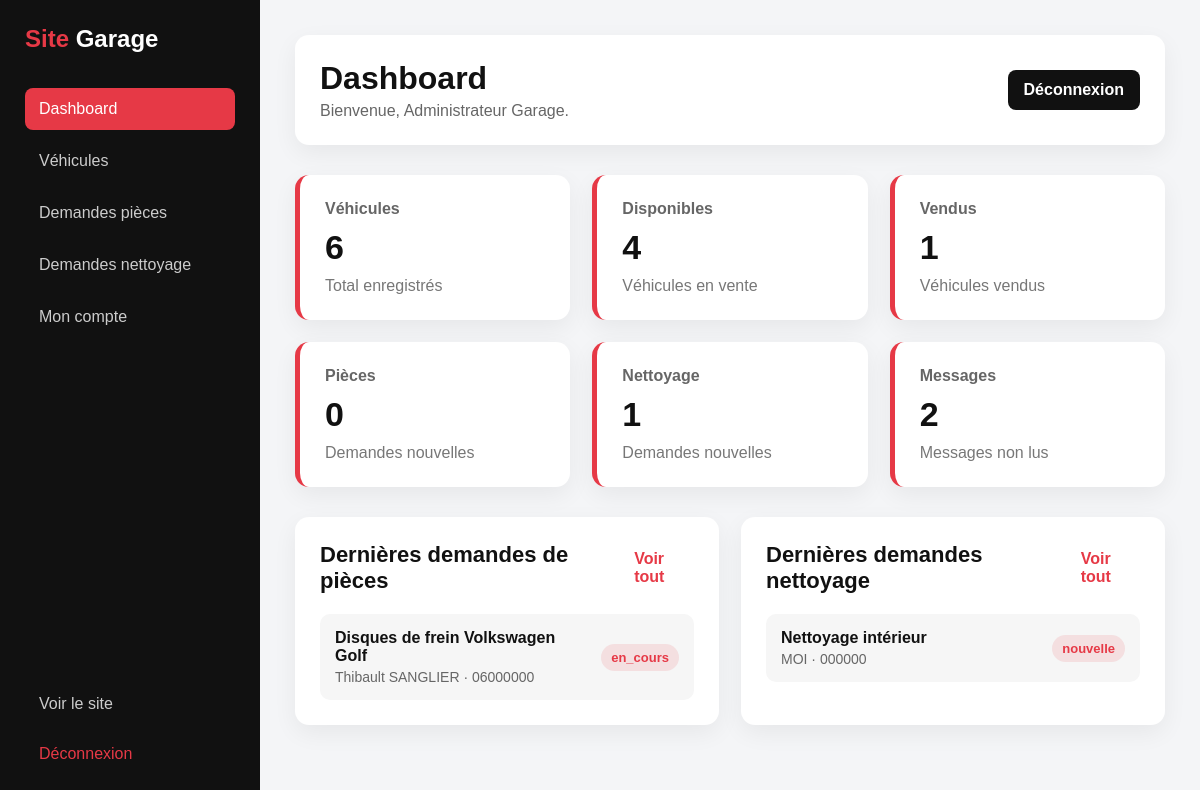
Page /admin/dashboard.php (signed in) on the committed database.
### tables this page shows
CREATE TABLE `demandes_pieces` (
  `id_demande_piece` int(11) NOT NULL AUTO_INCREMENT,
  `id_piece` int(11) DEFAULT NULL,
  `nom_client` varchar(120) NOT NULL,
  `email_client` varchar(150) NOT NULL,
  `telephone_client` varchar(30) NOT NULL,
  `marque_vehicule` varchar(100) DEFAULT NULL,
  `modele_vehicule` varchar(100) DEFAULT NULL,
  `annee_vehicule` varchar(20) DEFAULT NULL,
  `piece_recherchee` varchar(150) NOT NULL,
  `reference_piece` varchar(100) DEFAULT NULL,
  `message` text DEFAULT NULL,
  `statut` enum('nouvelle','en_cours','trouvee','impossible','terminee') DEFAULT 'nouvelle',
  `note_admin` text DEFAULT NULL,
  `date_demande` datetime DEFAULT current_timestamp(),
  PRIMARY KEY (`id_demande_piece`),
  KEY `id_piece` (`id_piece`),
  CONSTRAINT `demandes_pieces_ibfk_1` FOREIGN KEY (`id_piece`) REFERENCES `pieces` (`id_piece`) ON DELETE SET NULL
);

CREATE TABLE `demandes_nettoyage` (
  `id_demande_nettoyage` int(11) NOT NULL AUTO_INCREMENT,
  `id_service` int(11) DEFAULT NULL,
  `nom_client` varchar(120) NOT NULL,
  `email_client` varchar(150) NOT NULL,
  `telephone_client` varchar(30) NOT NULL,
  `vehicule` varchar(150) DEFAULT NULL,
  `date_souhaitee` date DEFAULT NULL,
  `message` text DEFAULT NULL,
  `statut` enum('nouvelle','confirmee','refusee','realisee','annulee') DEFAULT 'nouvelle',
  `note_admin` text DEFAULT NULL,
  `date_demande` datetime DEFAULT current_timestamp(),
  PRIMARY KEY (`id_demande_nettoyage`),
  KEY `id_service` (`id_service`),
  CONSTRAINT `demandes_nettoyage_ibfk_1` FOREIGN KEY (`id_service`) REFERENCES `services_nettoyage` (`id_service`) ON DELETE SET NULL
);

CREATE TABLE `services_nettoyage` (
  `id_service` int(11) NOT NULL AUTO_INCREMENT,
  `nom` varchar(120) NOT NULL,
  `slug` varchar(120) NOT NULL,
  `description` text DEFAULT NULL,
  `prix_depart` decimal(10,2) DEFAULT NULL,
  `duree_estimee` varchar(100) DEFAULT NULL,
  `actif` tinyint(1) DEFAULT 1,
  `date_creation` datetime DEFAULT current_timestamp(),
  PRIMARY KEY (`id_service`),
  UNIQUE KEY `slug` (`slug`)
);

### admin/dashboard.php (the view)
<?php
require_once '../config/db.php';
include 'includes/admin_header.php';
include 'includes/admin_sidebar.php';
$totalVehicules = $pdo->query("SELECT COUNT(*) FROM vehicules")->fetchColumn();
$totalVehiculesDisponibles = $pdo->query("SELECT COUNT(*) FROM vehicules WHERE statut = 'disponible'")->fetchColumn();
$totalVehiculesVendus = $pdo->query("SELECT COUNT(*) FROM vehicules WHERE statut = 'vendu'")->fetchColumn();
$totalDemandesPieces = $pdo->query("SELECT COUNT(*) FROM demandes_pieces WHERE statut = 'nouvelle'")->fetchColumn();
$totalDemandesNettoyage = $pdo->query("SELECT COUNT(*) FROM demandes_nettoyage WHERE statut = 'nouvelle'")->fetchColumn();
$totalMessages = $pdo->query("SELECT COUNT(*) FROM messages_contact WHERE statut = 'nouveau'")->fetchColumn();
$dernieresDemandesPieces = $pdo->query("
    SELECT *
    FROM demandes_pieces
    ORDER BY date_demande DESC
    LIMIT 5
")->fetchAll();
$dernieresDemandesNettoyage = $pdo->query("
    SELECT dn.*, sn.nom AS service_nom
    FROM demandes_nettoyage dn
    LEFT JOIN services_nettoyage sn ON dn.id_service = sn.id_service
    ORDER BY dn.date_demande DESC
    LIMIT 5
")->fetchAll();
?>
<main class="admin-main">
    <header class="admin-topbar">
        <div>
            <h1>Dashboard</h1>
            <p>Bienvenue, <?= htmlspecialchars($_SESSION['admin_nom']) ?>.</p>
        </div>
        <a href="logout.php" class="admin-topbar-btn">Déconnexion</a>
    </header>
    <section class="admin-stats-grid">
        <div class="admin-stat-card">
            <span>Véhicules</span>
            <strong><?= $totalVehicules ?></strong>
            <p>Total enregistrés</p>
        </div>
        <div class="admin-stat-card">
            <span>Disponibles</span>
            <strong><?= $totalVehiculesDisponibles ?></strong>
            <p>Véhicules en vente</p>
        </div>
        <div class="admin-stat-card">
            <span>Vendus</span>
            <strong><?= $totalVehiculesVendus ?></strong>
            <p>Véhicules vendus</p>
        </div>
        <div class="admin-stat-card">
            <span>Pièces</span>
            <strong><?= $totalDemandesPieces ?></strong>
            <p>Demandes nouvelles</p>
        </div>
        <div class="admin-stat-card">
            <span>Nettoyage</span>
            <strong><?= $totalDemandesNettoyage ?></strong>
            <p>Demandes nouvelles</p>
        </div>
        <div class="admin-stat-card">
            <span>Messages</span>
            <strong><?= $totalMessages ?></strong>
            <p>Messages non lus</p>
        </div>
    </section>
    <section class="admin-content-grid">
        <div class="admin-panel">
            <div class="admin-panel-header">
                <h2>Dernières demandes de pièces</h2>
                <a href="demandes_pieces.php">Voir tout</a>
            </div>
            <?php if (count($dernieresDemandesPieces) > 0): ?>
                <div class="admin-list">
                    <?php foreach ($dernieresDemandesPieces as $demande): ?>
                        <div class="admin-list-item">
                            <div>
                                <strong><?= htmlspecialchars($demande['piece_recherchee']) ?></strong>
                                <p><?= htmlspecialchars($demande['nom_client']) ?> · <?= htmlspecialchars($demande['telephone_client']) ?></p>
                            </div>
                            <span><?= htmlspecialchars($demande['statut']) ?></span>
                        </div>
                    <?php endforeach; ?>
                </div>
            <?php else: ?>
                <p class="admin-empty">Aucune demande de pièce.</p>
            <?php endif; ?>
        </div>
        <div class="admin-panel">
            <div class="admin-panel-header">
                <h2>Dernières demandes nettoyage</h2>
                <a href="demandes_nettoyage.php">Voir tout</a>
            </div>
            <?php if (count($dernieresDemandesNettoyage) > 0): ?>
                <div class="admin-list">
                    <?php foreach ($dernieresDemandesNettoyage as $demande): ?>
                        <div class="admin-list-item">
                            <div>
                                <strong><?= htmlspecialchars($demande['service_nom'] ?? 'Service') ?></strong>
                                <p><?= htmlspecialchars($demande['nom_client']) ?> · <?= htmlspecialchars($demande['telephone_client']) ?></p>
                            </div>
                            <span><?= htmlspecialchars($demande['statut']) ?></span>
                        </div>
                    <?php endforeach; ?>
                </div>
            <?php else: ?>
                <p class="admin-empty">Aucune demande nettoyage.</p>
            <?php endif; ?>
        </div>
    </section>
</main>
<?php include 'includes/admin_footer.php'; ?>

### admin/css/style_admin.css (style rules this page uses)
* { margin: 0; padding: 0; box-sizing: border-box; }
body { font-family: Arial, Helvetica, sans-serif; background: #f4f5f7; color: #111; }
.admin-main { grid-column: 2; padding: 35px; }
.admin-topbar { background: #fff; border-radius: 14px; padding: 25px; margin-bottom: 30px; display: flex; justify-content: space-between; gap: 20px; align-items: center; box-shadow: 0 8px 25px rgba(0, 0, 0, 0.06); }
.admin-topbar h1 { font-size: 32px; margin-bottom: 5px; }
.admin-topbar p { color: #666; }
.admin-topbar-btn { background: #111; color: #fff; text-decoration: none; padding: 11px 16px; border-radius: 8px; font-weight: bold; }
.admin-stats-grid { display: grid; grid-template-columns: repeat(3, 1fr); gap: 22px; margin-bottom: 30px; }
.admin-stat-card { background: #fff; padding: 25px; border-radius: 14px; border-left: 5px solid #e63946; box-shadow: 0 8px 25px rgba(0, 0, 0, 0.06); }
.admin-stat-card span { color: #666; font-weight: bold; }
.admin-stat-card strong { display: block; font-size: 34px; margin: 10px 0; }
.admin-stat-card p { color: #777; }
.admin-content-grid { display: grid; grid-template-columns: 1fr 1fr; gap: 22px; }
.admin-panel { background: #fff; border-radius: 14px; padding: 25px; box-shadow: 0 8px 25px rgba(0, 0, 0, 0.06); }
.admin-panel-header { display: flex; justify-content: space-between; gap: 15px; align-items: center; margin-bottom: 20px; }
.admin-panel-header h2 { font-size: 22px; }
.admin-panel-header a { color: #e63946; text-decoration: none; font-weight: bold; }
.admin-list { display: grid; gap: 12px; }
.admin-list-item { background: #f6f6f6; padding: 15px; border-radius: 10px; display: flex; justify-content: space-between; gap: 15px; align-items: center; }
.admin-list-item p { color: #666; font-size: 14px; margin-top: 4px; }
.admin-list-item span { background: rgba(230, 57, 70, 0.12); color: #e63946; padding: 6px 10px; border-radius: 20px; font-size: 13px; font-weight: bold; }

### rows in the picture
demandes_pieces: piece_recherchee "Disques de frein Volkswagen Golf", nom_client "Thibault SANGLIER", telephone_client "06000000", statut "en_cours"
demandes_nettoyage: id_service.nom "Nettoyage intérieur", nom_client "MOI", telephone_client "000000", statut "nouvelle"

### other values in the picture
$_SESSION['admin_nom'] "Administrateur Garage"
$totalVehicules "6"
$totalVehiculesDisponibles "4"
$totalVehiculesVendus "1"
$totalDemandesPieces "0"
$totalDemandesNettoyage "1"
$totalMessages "2"
